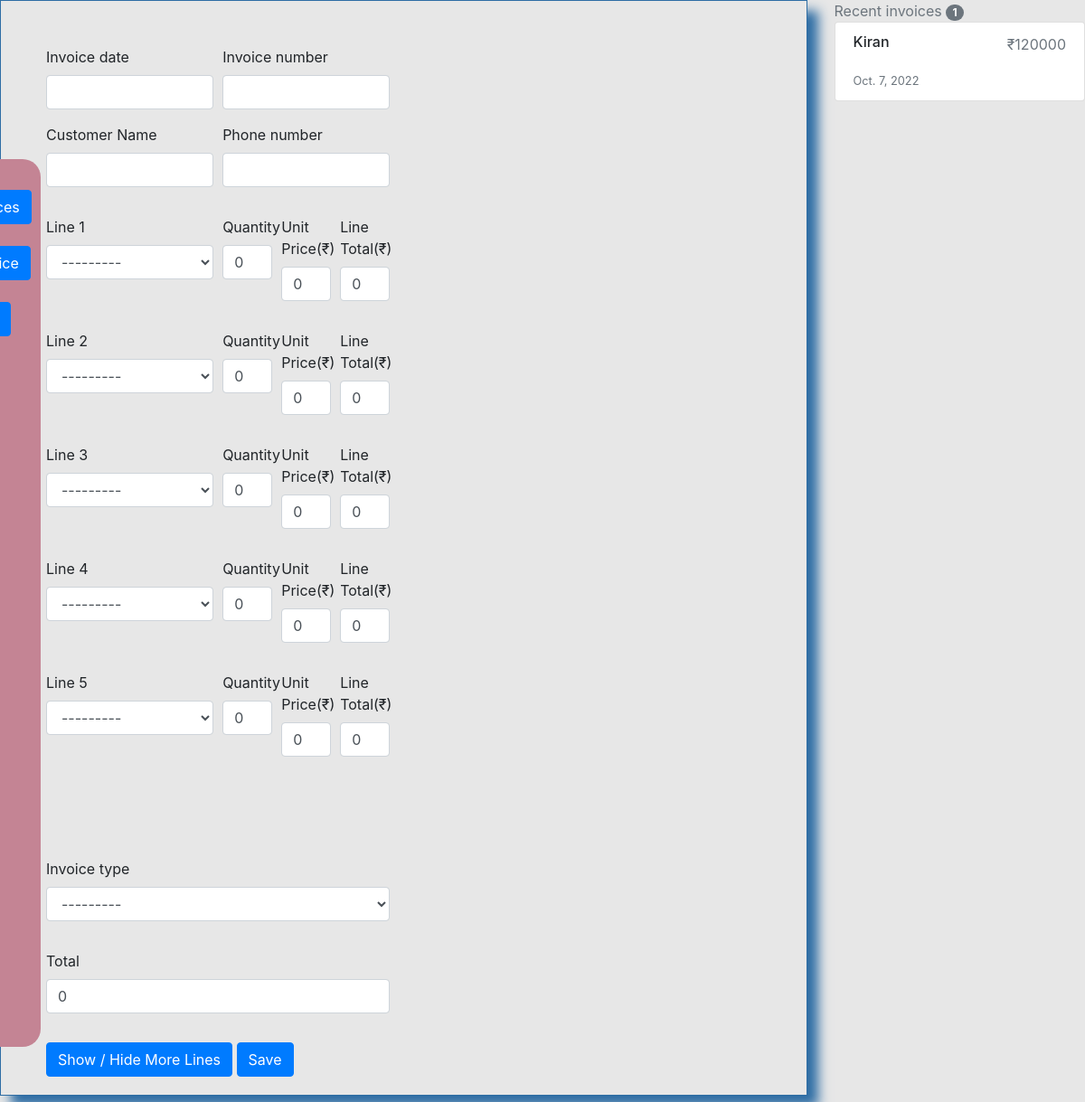
/invoice/add_invoice/ (signed in), run on an earlier commit of the app's database.
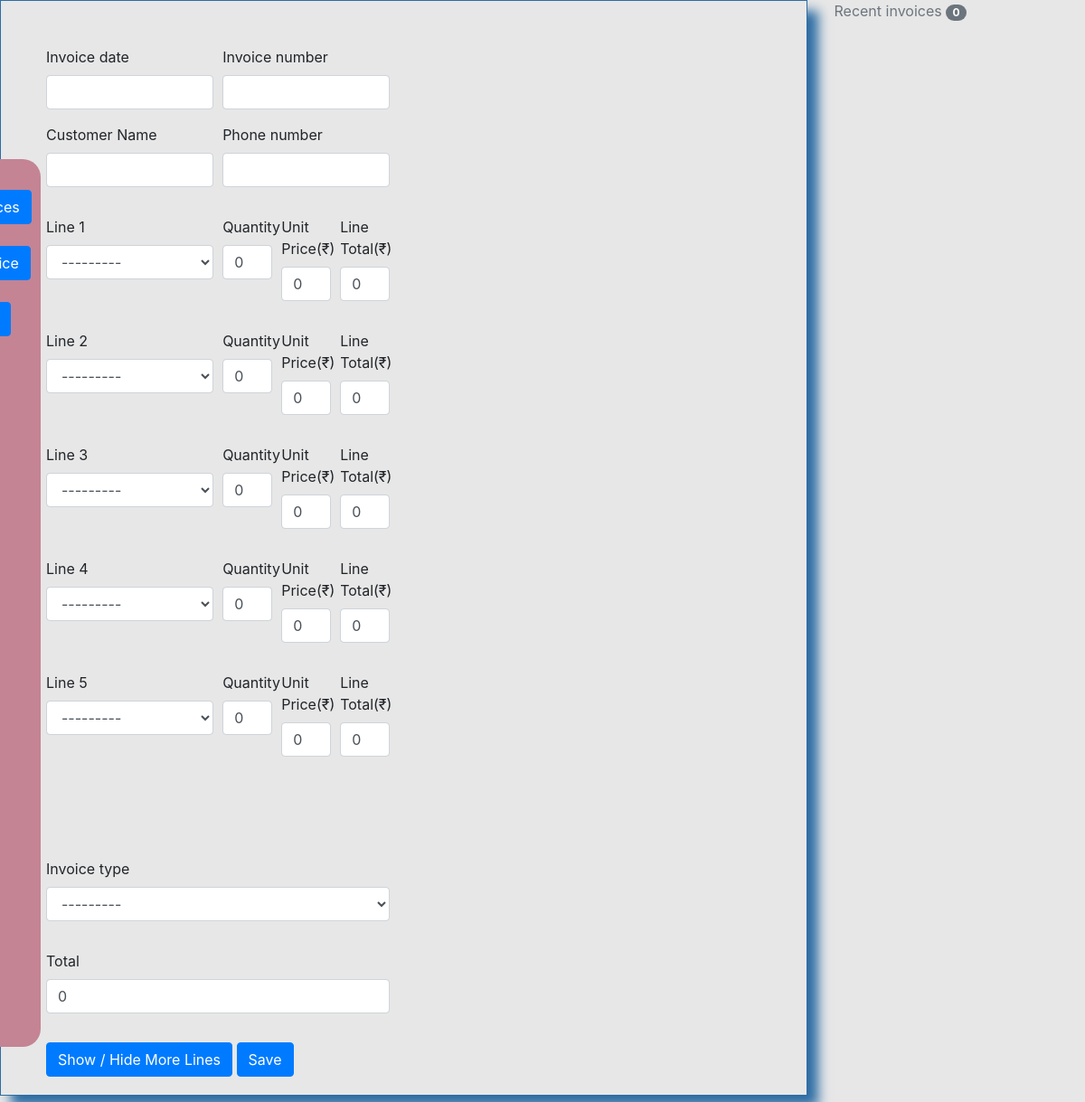
And on a later commit of the database.
### invoicecemgmt/models.py (models this page shows, shortened)
class Invoice(models.Model):
	comments = models.TextField(max_length=3000, default='', blank=True, null=True)
	invoice_number = models.IntegerField(blank=True, primary_key=True)
	invoice_date = models.DateField(auto_now_add=False, auto_now=False, blank=True, null=True)
	name = models.CharField('Customer Name', max_length=120, default='', blank=True, null=True)
	line_one = models.ForeignKey(Inventory, on_delete=models.CASCADE, related_name='+', verbose_name="Line 1", blank=True, default='', null=True)
	line_one_quantity = models.IntegerField('Quantity', default=0, blank=True, null=True)
	line_one_unit_price = models.IntegerField('Unit Price(₹)', default=0, blank=True, null=True)
	line_one_total_price = models.IntegerField('Line Total(₹)', default=0, blank=True, null=True)
	line_two = models.ForeignKey(Inventory, on_delete=models.CASCADE, related_name='+',  verbose_name="Line 2", blank=True, default='', null=True)
	line_two_quantity = models.IntegerField('Quantity', default=0, blank=True, null=True)
	line_two_unit_price = models.IntegerField('Unit Price(₹)', default=0, blank=True, null=True)
	line_two_total_price = models.IntegerField('Line Total(₹)', default=0, blank=True, null=True)
	line_three = models.ForeignKey(Inventory, on_delete=models.CASCADE, related_name='+',  verbose_name="Line 3", blank=True, default='', null=True)
	line_three_quantity = models.IntegerField('Quantity', default=0, blank=True, null=True)
	line_three_unit_price = models.IntegerField('Unit Price(₹)', default=0, blank=True, null=True)
	line_three_total_price = models.IntegerField('Line Total(₹)', default=0, blank=True, null=True)
	line_four = models.ForeignKey(Inventory, on_delete=models.CASCADE,related_name='+',  verbose_name="Line 4", blank=True, default='', null=True)
	line_four_quantity = models.IntegerField('Quantity', default=0, blank=True, null=True)
	line_four_unit_price = models.IntegerField('Unit Price(₹)', default=0, blank=True, null=True)
	line_four_total_price = models.IntegerField('Line Total(₹)', default=0, blank=True, null=True)
	line_five = models.ForeignKey(Inventory, on_delete=models.CASCADE, related_name='+',  verbose_name="Line 5", blank=True, default='', null=True)
	line_five_quantity = models.IntegerField('Quantity', default=0, blank=True, null=True)
	line_five_unit_price = models.IntegerField('Unit Price(₹)', default=0, blank=True, null=True)
	line_five_total_price = models.IntegerField('Line Total(₹)', default=0, blank=True, null=True)
	line_six = models.ForeignKey(Inventory, on_delete=models.CASCADE, related_name='+',  verbose_name="Line 6", blank=True, default='', null=True)
	line_six_quantity = models.IntegerField('Quantity', default=0, blank=True, null=True)
	line_six_unit_price = models.IntegerField('Unit Price(₹)', default=0, blank=True, null=True)
	line_six_total_price = models.IntegerField('Line Total(₹)', default=0, blank=True, null=True)
	line_seven = models.ForeignKey(Inventory, on_delete=models.CASCADE, related_name='+',  verbose_name="Line 7", blank=True, default='', null=True)
	line_seven_quantity = models.IntegerField('Quantity', default=0, blank=True, null=True)
	line_seven_unit_price = models.IntegerField('Unit Price(₹)', default=0, blank=True, null=True)
	line_seven_total_price = models.IntegerField('Line Total(₹)', default=0, blank=True, null=True)
	line_eight = models.ForeignKey(Inventory, on_delete=models.CASCADE, related_name='+',  verbose_name="Line 8", blank=True, default='', null=True)
	line_eight_quantity = models.IntegerField('Quantity', default=0, blank=True, null=True)
	line_eight_unit_price = models.IntegerField('Unit Price(₹)', default=0, blank=True, null=True)
	line_eight_total_price = models.IntegerField('Line Total(₹)', default=0, blank=True, null=True)
	line_nine = models.ForeignKey(Inventory, on_delete=models.CASCADE, related_name='+',  verbose_name="Line 9", blank=True, default='', null=True)
	line_nine_quantity = models.IntegerField('Quantity', default=0, blank=True, null=True)
	line_nine_unit_price = models.IntegerField('Unit Price(₹)', default=0, blank=True, null=True)
	line_nine_total_price = models.IntegerField('Line Total(₹)', default=0, blank=True, null=True)
	line_ten = models.ForeignKey(Inventory, on_delete=models.CASCADE, related_name='+',  verbose_name="Line 10", blank=True, default='', null=True)
	line_ten_quantity = models.IntegerField('Quantity', default=0, blank=True, null=True)
	line_ten_unit_price = models.IntegerField('Unit Price(₹)', default=0, blank=True, null=True)
	line_ten_total_price = models.IntegerField('Line Total(₹)', default=0, blank=True, null=True)
	phone_number = models.CharField(max_length=120, default='', blank=True, null=True)
	total = models.IntegerField(default='0', blank=True, null=True)
	balance = models.IntegerField(default='0', blank=True, null=True)
	timestamp = models.DateTimeField(auto_now_add=True, auto_now=False)
	last_updated = models.DateTimeField(auto_now_add=False, auto_now=True, blank=True)
	paid = models.BooleanField(default=False)
	invoice_type_choice = (
	('Invoice', 'Invoice'),
	('Receipt', 'Receipt'),
	)
	invoice_type = models.CharField(max_length=50, blank=True, null=True, choices=invoice_type_choice)

### invoicecemgmt/views.py (the view)
# urls.py: path('add_invoice/', views.add_invoice, name='add_invoice'),
@login_required
def add_invoice(request):
    form = InvoiceForm(request.POST or None)
    total_invoices = Invoice.objects.count()
    queryset = Invoice.objects.order_by('-invoice_date')[:6]
    model_data=Inventory.objects.values_list('product_number','amount')
    data=[model for model in model_data.values()]
    if form.is_valid():
        form.save()
        messages.success(request, 'Successfully Saved')
        return redirect('/invoice/list_invoice')
    context = {
        "form": form,
        "title": "New Invoice",
        "total_invoices": total_invoices,
		"queryset": queryset,
        "data": data,
    }
    return render(request, "entry.html", context)

### inventory/models.py (called while the page is built)
    def __str__(self):
        return self.title

### djangoproject/templates/entry.html (shortened to what the changed rows need)
{% load static %}
{% load crispy_forms_tags %}
<!DOCTYPE html>
<html>
<head>
	<link href="{% static 'js/jquery-ui-1.12.1/jquery-ui.min.css' %}" rel="stylesheet">
	<link href="{% static 'js/jquery-ui-1.12.1/jquery-ui.structure.min.css' %}" rel="stylesheet">
	<link href="{% static 'js/jquery-ui-1.12.1/jquery-ui.theme.min.css' %}" rel="stylesheet">
	<link rel="stylesheet" type="text/css" href="https://stackpath.bootstrapcdn.com/bootstrap/4.5.2/css/bootstrap.min.css">
	<link href="{% static 'css/stylesheet.css' %}" rel="stylesheet">
</head>
<body>
	<div class="row">
		<div class="col-sm-3">
			<div>
				<div>
					<span class="text-muted">Recent invoices</span>
					<span class="badge badge-secondary badge-pill">{{total_invoices}}</span>
				</div>
				{% for instance in queryset %}
				<ul class="list-group mb-3">
					<li class="list-group-item d-flex justify-content-between lh-condensed">
						<div>
							<h6 class="my-0">{{instance.name}}</h6><br>
							<small class="text-muted">{{instance.invoice_date}}</small><br>
						</div>
						<div class="text-muted">₹{{instance.total}}</div>
					</li>
				</ul>
				{% endfor %}
			</div>
		</div>
	</div>
</body>
</html>

What changed in the data, as far as the page shows it:
removed Invoice: name "Kiran", invoice_date "Oct. 7, 2022", total "120000"
Also different on the page:
{{ total_invoices }}: "1" → "0"
